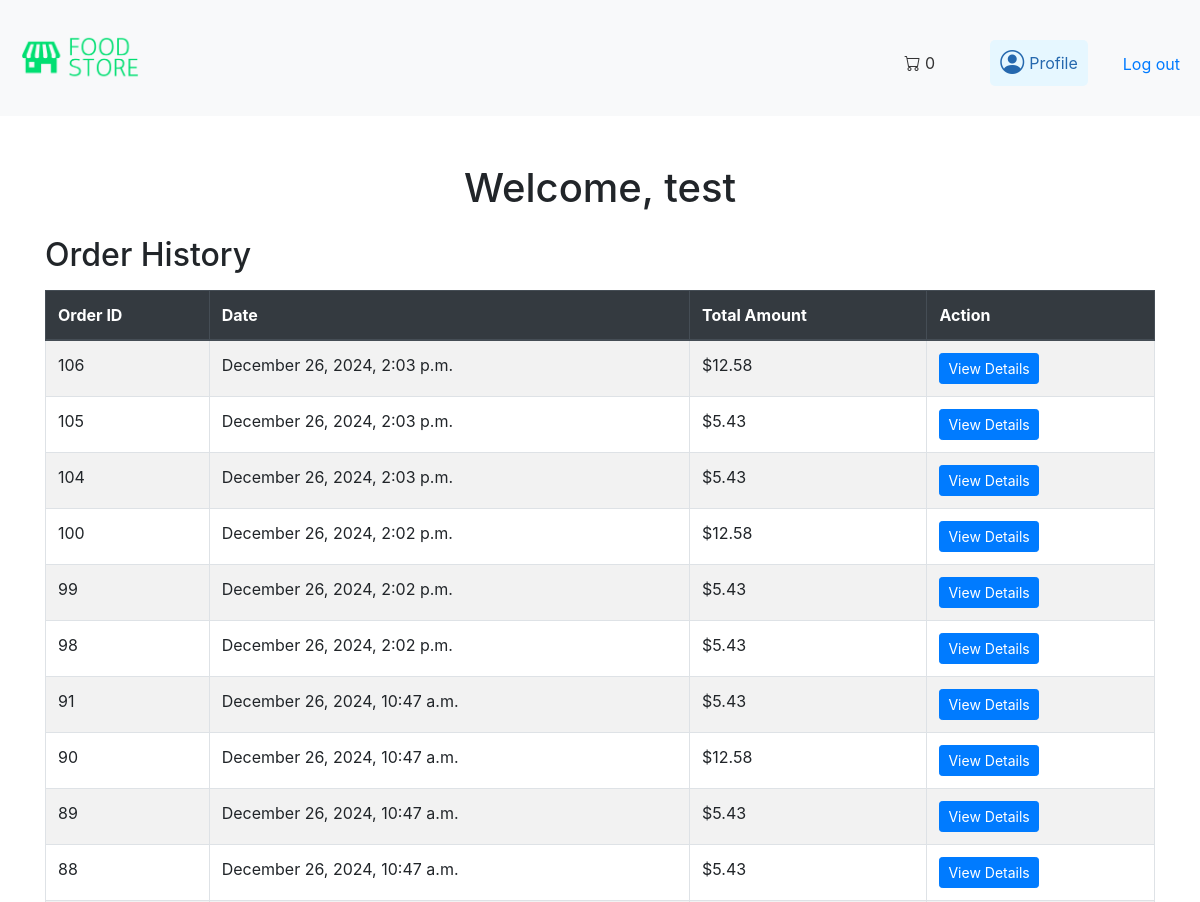
The app's page /profile/ (signed in, upper part), older data.
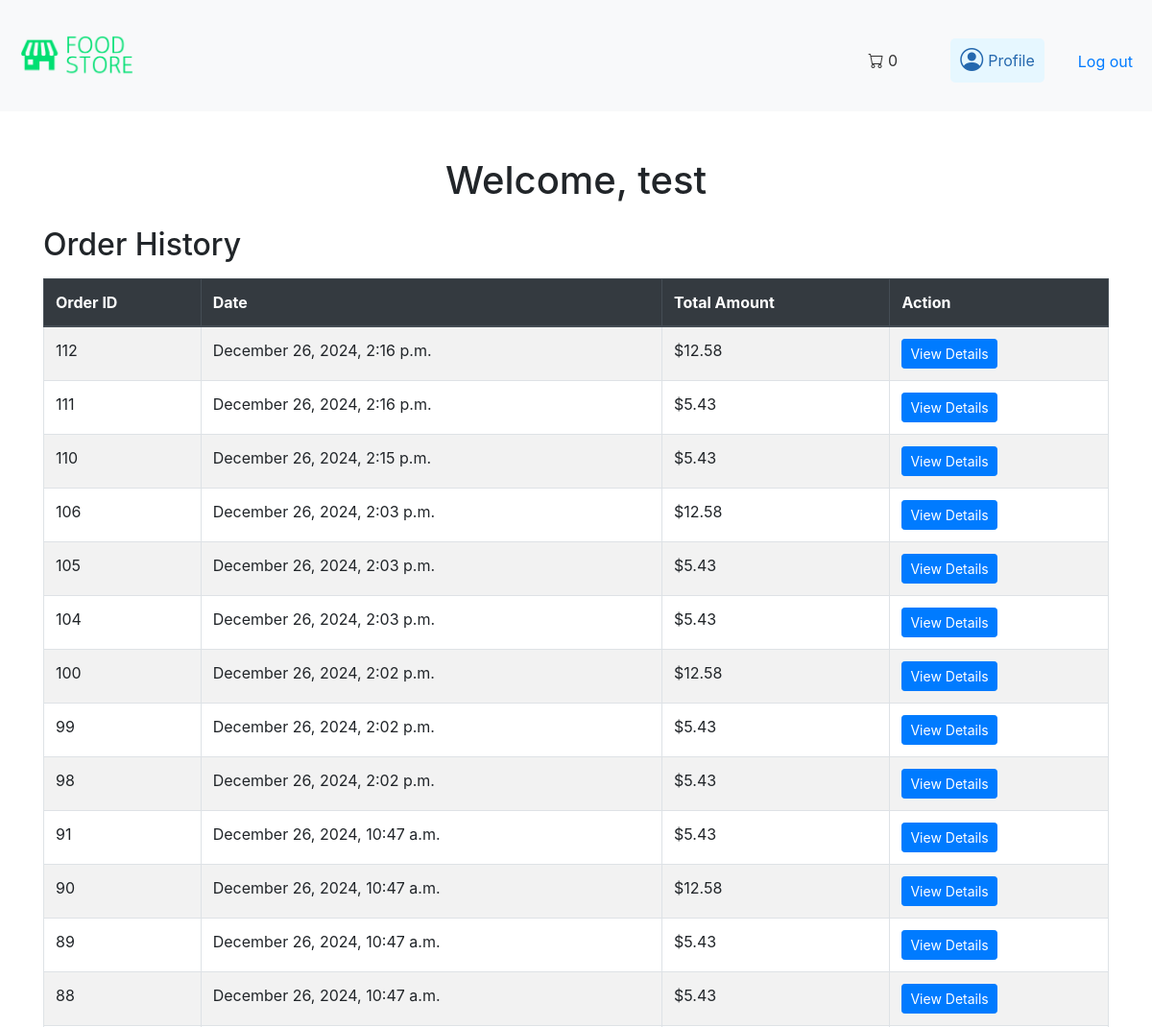
The same page, newer data.
### products/models.py (models this page shows, shortened)
class Order(models.Model):
    user = models.ForeignKey(settings.AUTH_USER_MODEL, on_delete=models.CASCADE, null=True, blank=True)
    first_name = models.CharField(max_length=100)
    last_name = models.CharField(max_length=100)
    email = models.EmailField()
    phone = models.CharField(max_length=15)
    address = models.TextField()
    city = models.CharField(max_length=100)
    state = models.CharField(max_length=100)
    postal_code = models.CharField(max_length=20)
    payment_method = models.CharField(max_length=100)
    total_cost = models.DecimalField(max_digits=10, decimal_places=2)
    created_at = models.DateTimeField(auto_now_add=True)

### products/views.py (the view)
# urls.py: path('profile/', user_profile, name='user_profile'),
@login_required
def user_profile(request):
    user = request.user
    orders = Order.objects.filter(user=user).order_by('-created_at')  # Fetch user's orders
    return render(request, 'products/user_profile.html', {'user': user, 'orders': orders})

### products/context_processors.py (called while the page is built)
def cart_counter(request):
    cart = request.session.get("cart", {})
    cart_count = sum(cart.values())
    return {"cart_count": cart_count}

### products/templates/products/user_profile.html
{% extends "base.html" %}
{% block content %}
<div class="container mt-5">
    <h1 class="text-center">Welcome, {{ user.username }}</h1>
    <h2 class="mt-4">Order History</h2>
    {% if orders %}
        <table class="table table-bordered table-striped mt-3">
            <thead class="thead-dark">
                <tr>
                    <th>Order ID</th>
                    <th>Date</th>
                    <th>Total Amount</th>
                    <th>Action</th>
                </tr>
            </thead>
            <tbody>
                {% for order in orders %}
                <tr>
                    <td>{{ order.id }}</td>
                    <td>{{ order.created_at|date:"F j, Y, g:i a" }}</td>
                    <td>${{ order.total_cost }}</td>
                    <td>
                        <a href="{% url 'order_detail' order.id %}" class="btn btn-primary btn-sm">View Details</a>
                    </td>
                </tr>
                {% endfor %}
            </tbody>
        </table>
    {% else %}
        <p class="alert alert-info">You have no orders yet.</p>
    {% endif %}
</div>
{% endblock %}

Row changes from the older to the newer data that the page shows:
added Order: id "112", created_at "December 26, 2024, 2:16 p.m.", total_cost "12.58"
added Order: id "111", created_at "December 26, 2024, 2:16 p.m.", total_cost "5.43"
added Order: id "110", created_at "December 26, 2024, 2:15 p.m.", total_cost "5.43"
